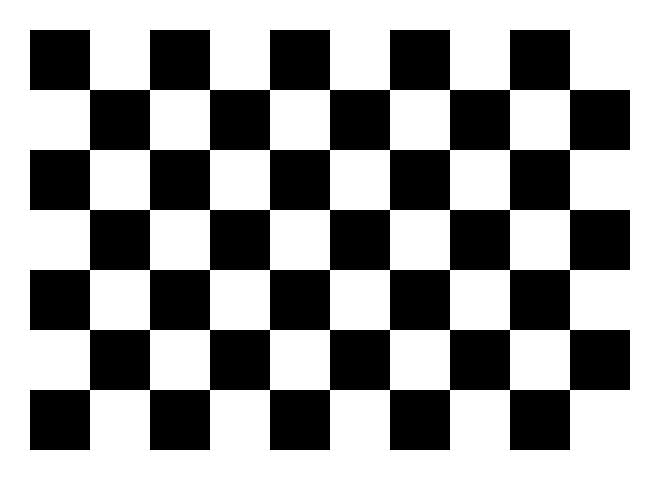
#> input picture scripts/tezgah/satranc_9x6.png, 1320 x 960 px, given in place of x-raw,format=BGR ! appsink drop=true max-buffers=1, which was not available (shown at 1/2 size)
$ python odak_onizleme.py   (older library calls are emulated)
#> lines starting #> are read from the running program, lines starting #| are printed output that depends on the picture; after the words box and inside, x2 and y2 are one past the last pixel; in counts of white or black regions, pixels touching at a corner belong together; pictures that were not available may be replaced by others from this repository, and a replacement may not be noted
### codes/kare_keskinligi.py
"""Kare keskinligi (odak) olcusu — ONARIM-04 (2026-09-17).

NEDEN: Jetson'da IMX477 + 6 mm lensle canli kararlarin TAMAMI MASKE_YOK idi.
Kontrollu deney (ONARIM/ONARIM-04_canli_maske_yok.md): bilinen iyi 36 DJI karesine
Gauss bulanikligi verilince model zemini kaybediyor ve kareyi ENGEL sayiyor
(sigma 0: 32/36 karede zemin · sigma 5: 5/36 · sigma 10: 0/36, engel ~%96). Canli
IMX477 karelerinin bu olcusu 1,5 ve 2,3 = sigma~10 bolgesi. Yani odak kaymasi
algiyi TAMAMEN kapatir ve bunu ekrandan gozle ayirt etmek zor.

OLCU: gri kare uzun kenari 640 px'e INTER_AREA ile kucultulur, Laplacian varyansi.
Cozunurlukten bagimsiz karsilastirma icin sabit 640 (model girdisiyle ayni olcek).

BANTLAR (ON KAYIT, 2026-09-17 deneyi — DJI 36 + WhatsApp 67 kare, medyanlar):
  sigma0 3369 / 1373 · sigma1 582 / 353 · sigma2 67 / 66 · sigma3 16 / 20 · sigma5 3,7 / 5,4
  NET      >= 100   (sigma <= ~1,5; zemin korunuyor)
  SUPHELI  20..100  (sigma ~2..3; DJI sigma2'de 23/36 karede zemin kaldi)
  BULANIK  < 20     (sigma >= ~3; sigma5'te 5/36, sigma10'da 0/36)
Esikler sahne dokusuna baglidir (duz beton/cim daha dusuk verir) — mutlak kapi
DEGIL, odak ayari ve teshis gostergesidir. Karar yolunu ETKILEMEZ.
"""

import cv2
import numpy as np

KESKINLIK_OLCEK_PX = 640
KESKINLIK_NET_ESIK = 100.0
KESKINLIK_BULANIK_ESIK = 20.0

KESKIN_NET = "NET"
KESKIN_SUPHELI = "SUPHELI"
KESKIN_BULANIK = "BULANIK"


def kare_keskinligi(bgr):
    """BGR ya da gri kare -> Laplacian varyansi (uzun kenar 640 px'e olceklenmis)."""
    if bgr is None or getattr(bgr, "size", 0) == 0:
        raise ValueError("bos kare")
    gri = bgr if bgr.ndim == 2 else cv2.cvtColor(bgr, cv2.COLOR_BGR2GRAY)
    uzun = max(gri.shape[:2])
    if uzun != KESKINLIK_OLCEK_PX:
        s = KESKINLIK_OLCEK_PX / float(uzun)
        boyut = (max(1, round(gri.shape[1] * s)), max(1, round(gri.shape[0] * s)))
        gri = cv2.resize(gri, boyut, interpolation=cv2.INTER_AREA)
    return float(cv2.Laplacian(gri, cv2.CV_64F).var())


def keskinlik_bandi(deger):
    if not np.isfinite(deger):
        raise ValueError("keskinlik sonlu olmali")
    if deger >= KESKINLIK_NET_ESIK:
        return KESKIN_NET
    if deger >= KESKINLIK_BULANIK_ESIK:
        return KESKIN_SUPHELI
    return KESKIN_BULANIK

### scripts/tezgah/odak_onizleme.py
"""TEZGAH: Jetson monitorunde canli CSI onizleme + keskinlik + orta kare mesafe TAHMINI (ONARIM-04/05).

Uretim kodu DEGIL. Lens odagi ve 20-30 m gorus testi icin.

MESAFE — ONEMLI SINIR: tek kamera mesafeyi OLCEMEZ. Burada gosterilen deger
  mesafe ≈ fx · W / w_px   (pinhole; fx = (genislik/2) / tan(FOV/2))
TAHMINDIR ve iki BEYANA dayanir: (1) yatay FOV (varsayilan 63°, FDR B3 "55–63°",
OLCULMEDI), (2) orta karedeki nesnenin GERCEK genisligi W (+/- tuslariyla girilir).
Nesnenin piksel genisligi w_px orta karenin icinde, merkeze dokunan en buyuk kenar
konturundan otomatik bulunur — arka plan karmasiksa yanlis olabilir; ekranda cizilen
yesil kutuya bak. Ayrica orta karenin 10/20/30 m'de kac metreyi kapladigi gosterilir.

KAYIT: her ~1 s bir JSONL satiri + her 15 s bir kare (jpg):
  ~/navitas/results/jetson_log/odak_testi/<tarih>_<boot8>/  (kosum.jsonl, kare_*.jpg)
  s tusu: o anki kareyi hemen kaydeder.

Kullanim (SSH'tan, Jetson masaustu oturumuna):
  DISPLAY=:1 XAUTHORITY=/run/user/1000/gdm/Xauthority /usr/bin/python3 scripts/tezgah/odak_onizleme.py
Tuslar: + / - nesne genisligi (0,1 m) · [ / ] kare genisligi 10 px · { / } 50 px ·
        , / . mesafe beyani 1 m · < / > 5 m · r en iyi sifirla · s kare kaydet · q/Esc cik

OLCUM YORDAMI (17 Eyl kullanici geri bildirimi "tam dogru gostermiyor" sonrasi):
  Otomatik kutu karmasik sahnede rastgele kenara yapisir (merdiven korkulugu -> "7,8 m").
  Guvenilir yol: hedef (genisligi bilinen: A3 kagit 0,42 m, 1 m tahta...) SERIT METREYLE
  olculmus mesafeye konur; `, .` ile mesafe, `+ -` ile genislik girilir; `[ ] { }` ile SARI
  KARE hedefin genisligine esitlenir. Ekran o zaman OLCULEN FOV'u verir (madde 5) ve
  o mesafede 1 px'in kac cm oldugunu gosterir. Otomatik tahmin ayrica "GUVENILMEZ" yazilir.
"""
import argparse
import json
import math
import sys
import time
from pathlib import Path

import cv2
import numpy as np

sys.path.insert(0, str(Path(__file__).resolve().parents[2] / "codes"))
from kare_keskinligi import (KESKIN_BULANIK, KESKIN_NET, kare_keskinligi,  # noqa: E402
                             keskinlik_bandi)

RENK = {KESKIN_NET: (0, 200, 0), KESKIN_BULANIK: (0, 0, 255)}


def boru_hatti(sensor, gen, yuk, fps):
    return (f"nvarguscamerasrc sensor-id={sensor} ! video/x-raw(memory:NVMM),width={gen},"
            f"height={yuk},framerate={fps}/1 ! nvvidconv ! video/x-raw,format=BGRx ! "
            "videoconvert ! video/x-raw,format=BGR ! appsink drop=true max-buffers=1")


def odak_px(genislik_px, fov_derece):
    return (genislik_px / 2.0) / math.tan(math.radians(fov_derece) / 2.0)


def roi_nesne_genisligi(roi):
    """Orta karede merkeze dokunan/en yakin buyuk kenar konturunun (x,y,w,h) kutusu ya da None."""
    gri = cv2.cvtColor(roi, cv2.COLOR_BGR2GRAY)
    gri = cv2.GaussianBlur(gri, (5, 5), 0)
    kenar = cv2.Canny(gri, 40, 120)
    kenar = cv2.dilate(kenar, np.ones((5, 5), np.uint8), iterations=2)
    konturlar, _ = cv2.findContours(kenar, cv2.RETR_EXTERNAL, cv2.CHAIN_APPROX_SIMPLE)
    if not konturlar:
        return None
    h, w = gri.shape
    merkez = (w / 2.0, h / 2.0)
    en_iyi, en_iyi_puan = None, None
    for k in konturlar:
        x, y, kw, kh = cv2.boundingRect(k)
        # sol ve sag kenara birden degen kutu: nesne kareden genis -> genislik OLCULEMEZ
        if kw < 8 or kh < 8 or (x <= 1 and x + kw >= w - 1):
            continue
        icinde = x <= merkez[0] <= x + kw and y <= merkez[1] <= y + kh
        uzak = math.hypot(x + kw / 2 - merkez[0], y + kh / 2 - merkez[1])
        puan = (0 if icinde else 1, uzak, -kw * kh)
        if en_iyi_puan is None or puan < en_iyi_puan:
            en_iyi, en_iyi_puan = (x, y, kw, kh), puan
    return en_iyi


def main():
    ap = argparse.ArgumentParser()
    ap.add_argument("--sensor", type=int, default=0)
    ap.add_argument("--genislik", type=int, default=1920)
    ap.add_argument("--yukseklik", type=int, default=1080)
    ap.add_argument("--fps", type=int, default=30)
    ap.add_argument("--fov", type=float, default=63.0, help="yatay FOV derece — BEYAN (olculmedi)")
    ap.add_argument("--nesne-m", type=float, default=1.0, help="orta karedeki nesnenin gercek genisligi m")
    ap.add_argument("--kare-oran", type=float, default=0.12, help="orta kare kenari / kare genisligi")
    ap.add_argument("--pencere-genislik", type=int, default=1600)
    ap.add_argument("--kayit-dizin", type=Path,
                    default=Path.home() / "navitas" / "results" / "jetson_log" / "odak_testi")
    a = ap.parse_args()

    try:
        boot = Path("/proc/sys/kernel/random/boot_id").read_text().strip().replace("-", "")[:8]
    except OSError:
        boot = "bootyok"
    kayit = a.kayit_dizin / f"{time.strftime('%Y%m%d_%H%M%S')}_{boot}"
    kayit.mkdir(parents=True, exist_ok=True)
    jsonl = (kayit / "kosum.jsonl").open("a", encoding="utf-8")

    cap = cv2.VideoCapture(boru_hatti(a.sensor, a.genislik, a.yukseklik, a.fps), cv2.CAP_GSTREAMER)
    if not cap.isOpened():
        print("KAMERA ACILAMADI (nvargus). Kopru/baska surec kamerayi tutuyor olabilir.")
        return 2
    en_iyi = en_iyi_roi = 0.0
    nesne_m, kare_oran = a.nesne_m, a.kare_oran
    kenar_px = None          # None: kare_oran'dan; tuslarla px cinsinden elle ayarlanir
    mesafe_beyan = None      # serit metreyle olculen mesafe (m), `, .` ile
    son_satir = son_jpg = 0.0
    cv2.namedWindow("NAVITAS odak", cv2.WINDOW_NORMAL)
    print(f"kayit: {kayit}", flush=True)
    try:
        while True:
            ok, kare = cap.read()
#> kare is the input picture: shape (960, 1320, 3); 60.2% white; 1 black region, box (x1, y1, x2, y2) and area: (60, 60, 1260, 900) 504000
            if not ok or kare is None:
                continue
            H, W = kare.shape[:2]
#> H = 960; W = 1320
            fx = odak_px(W, a.fov)
#> fx = 1077
            d = kare_keskinligi(kare)
#> in kare_keskinligi, `gri = cv2.resize(gri, boyut, interpolation=cv2.INTER_AREA)`:
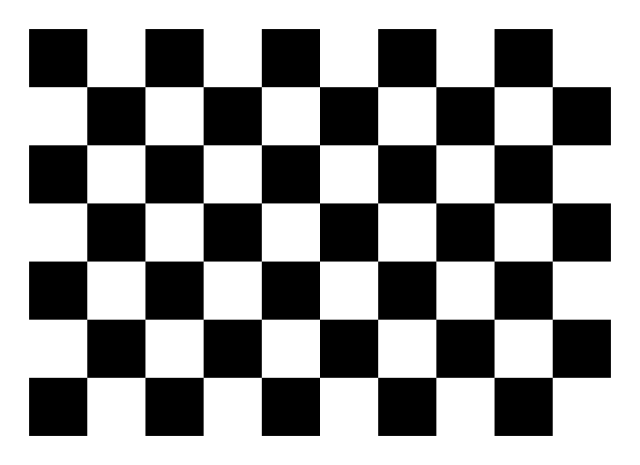
#> gri: shape (465, 640); min 0, max 255, mean 153.6
#> d = 1675
            en_iyi = max(en_iyi, d)
#> en_iyi = 1675
            if kenar_px is None:
                kenar_px = max(40, int(W * kare_oran))
#> kenar_px = 158
            kenar = kenar_px
#> kenar = 158
            x0, y0 = W // 2 - kenar // 2, H // 2 - kenar // 2
#> x0 = 581; y0 = 401
            roi = kare[y0:y0 + kenar, x0:x0 + kenar]
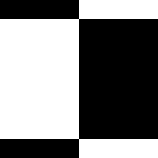
#> roi: shape (158, 158, 3); 50% white; 1 white region, box (x1, y1, x2, y2) and area: (0, 0, 158, 158) 12482
            d_roi = kare_keskinligi(roi)
#> d_roi = 565.9
            en_iyi_roi = max(en_iyi_roi, d_roi)
#> en_iyi_roi = 565.9
            kutu = roi_nesne_genisligi(roi)
#> in roi_nesne_genisligi, `gri = cv2.GaussianBlur(gri, (5, 5), 0)`:
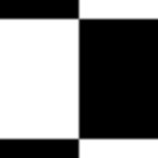
#> gri: shape (158, 158); min 0, max 255, mean 127.5
#> in roi_nesne_genisligi, `kenar = cv2.Canny(gri, 40, 120)`:
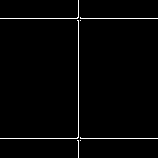
#> kenar: shape (158, 158); 1.9% white in thin lines or dots
#> in roi_nesne_genisligi, `kenar = cv2.dilate(kenar, np.ones((5, 5), np.uint8), iterations=2)`:
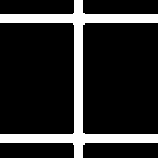
#> kenar: shape (158, 158); 16.5% white; 1 white region
#> in roi_nesne_genisligi, `konturlar, _ = cv2.findContours(kenar, cv2.RETR_EXTERNAL, cv2.CHAIN_AP..`: konturlar = 1 contour; box (x1, y1, x2, y2) and area: (0, 0, 158, 158) 3666
#> the loop in roi_nesne_genisligi, `for k in konturlar:` made 1 pass
            mesafe = (fx * nesne_m / kutu[2]) if kutu else None
            kapsam = {m: kenar * m / fx for m in (10, 20, 30)}
#> kapsam = {10: 1.47, 20: 2.93, 30: 4.4}

            s = a.pencere_genislik / W
#> s = 1.21
            goster = cv2.resize(kare, (a.pencere_genislik, round(H * s)))
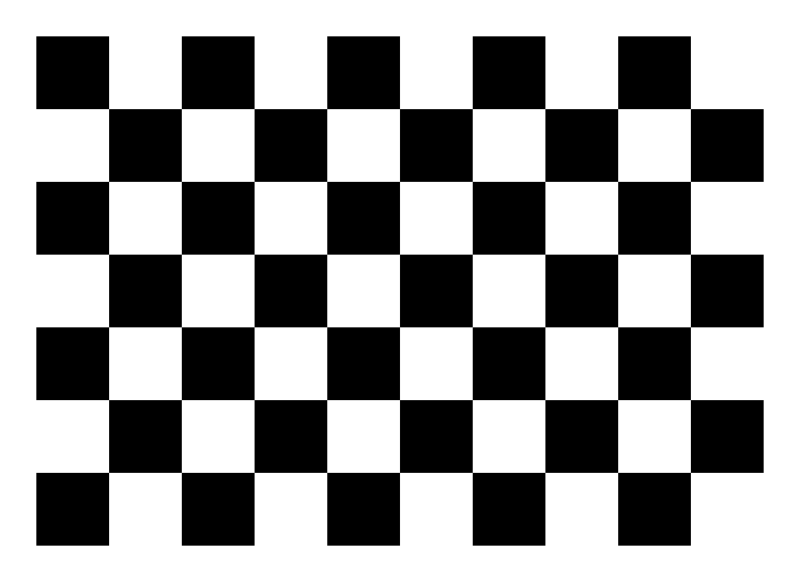
#> goster: shape (1164, 1600, 3) (shown at 1/2 size); min 0, max 255, mean 153.6
            gh, gw = goster.shape[:2]
#> gh = 1164
            gx0, gy0, gk = round(x0 * s), round(y0 * s), round(kenar * s)
            cv2.rectangle(goster, (gx0, gy0), (gx0 + gk, gy0 + gk), (0, 255, 255), 2)
            if kutu:
                bx, by, bw, bh = kutu
                cv2.rectangle(goster, (gx0 + round(bx * s), gy0 + round(by * s)),
                              (gx0 + round((bx + bw) * s), gy0 + round((by + bh) * s)), (0, 255, 0), 2)
            cv2.rectangle(goster, (0, 0), (gw, 200), (0, 0, 0), -1)
            bant = keskinlik_bandi(d)
#> bant = 'NET'
            cv2.putText(goster, f"KESKINLIK {d:7.1f} {bant}  (en iyi {en_iyi:.0f})", (15, 48),
                        cv2.FONT_HERSHEY_SIMPLEX, 1.4, RENK.get(bant, (0, 200, 255)), 3)
            bant_roi = keskinlik_bandi(d_roi)
#> bant_roi = 'NET'
            cv2.putText(goster, f"ORTA KARE keskinlik {d_roi:7.1f} {bant_roi}  (en iyi {en_iyi_roi:.0f})",
                        (15, 92), cv2.FONT_HERSHEY_SIMPLEX, 1.0, RENK.get(bant_roi, (0, 200, 255)), 2)
            if mesafe_beyan is not None:
                fx_olc = kenar * mesafe_beyan / nesne_m
                fov_olc = math.degrees(2 * math.atan((W / 2.0) / fx_olc))
                mtxt = (f"OLCUM: {mesafe_beyan:.0f} m'de {nesne_m:.2f} m = kare {kenar} px -> FOV {fov_olc:.1f} deg"
                        f", 1px={100 * mesafe_beyan / fx_olc:.1f}cm")
            elif mesafe is not None:
                mtxt = (f"otomatik tahmin (GUVENILMEZ) ~{mesafe:4.1f} m | olcum icin , . mesafe gir"
                        f" + kareyi hedefe esitle")
            else:
                mtxt = f"MESAFE: , . ile serit metre mesafesi gir; [ ] {{ }} ile kareyi hedefe esitle"
            cv2.putText(goster, mtxt, (15, 136), cv2.FONT_HERSHEY_SIMPLEX, 1.0, (255, 255, 0), 2)
            cv2.putText(goster, f"orta kare {kenar}px kapsar: 10m={kapsam[10]:.2f}m 20m={kapsam[20]:.2f}m "
                        f"30m={kapsam[30]:.2f}m | nesne {nesne_m:.2f}m | FOV{a.fov:.0f} beyan",
                        (15, 180), cv2.FONT_HERSHEY_SIMPLEX, 0.8, (255, 255, 255), 2)
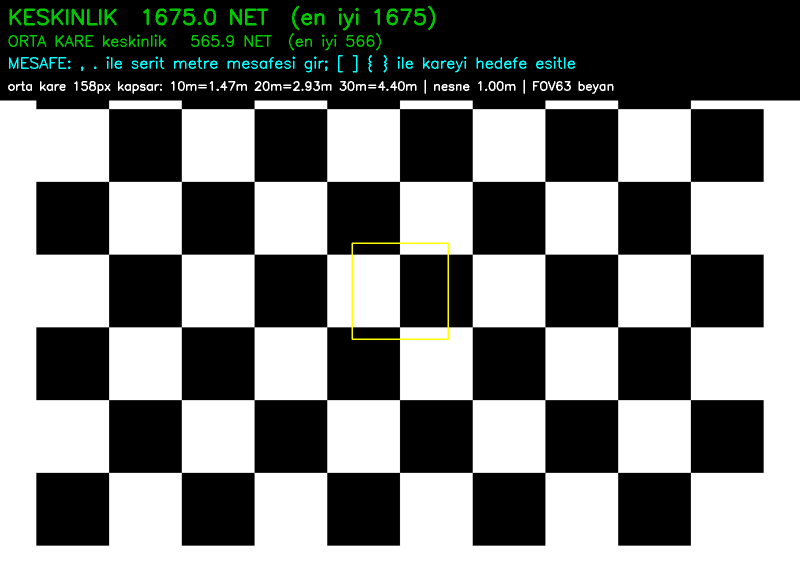
#> goster: shape (1164, 1600, 3) (shown at 1/2 size); mean B, G, R 124.1, 125.9, 123.5
            cv2.imshow("NAVITAS odak", goster)

            simdi = time.time()
            if simdi - son_satir >= 1.0:
                son_satir = simdi
                jsonl.write(json.dumps({
                    "ts": time.strftime("%Y-%m-%dT%H:%M:%S%z"), "monotonic_s": round(time.monotonic(), 3),
                    "keskinlik": round(d, 1), "roi_keskinlik": round(d_roi, 1),
                    "roi_px": kenar, "nesne_kutu_px": list(kutu) if kutu else None,
                    "nesne_m_beyan": nesne_m, "fov_beyan": a.fov, "fx_px": round(fx, 1),
                    "mesafe_tahmini_m": round(mesafe, 2) if mesafe else None,
                    "mesafe_beyan_m": mesafe_beyan, "kare_kenar_px": kenar,
                    "fov_olculen": (round(math.degrees(2 * math.atan((W / 2.0) / (kenar * mesafe_beyan / nesne_m))), 2)
                                    if mesafe_beyan else None),
                    "kare_hw": [H, W]}) + "\n")
                jsonl.flush()
            tus = cv2.waitKey(1) & 0xFF
#> (key q is pressed here)
            kaydet = tus == ord("s") or simdi - son_jpg >= 15.0
            if kaydet:
                son_jpg = simdi
                cv2.imwrite(str(kayit / f"kare_{time.strftime('%H%M%S')}.jpg"), kare,
                            [cv2.IMWRITE_JPEG_QUALITY, 90])
            if tus in (ord("q"), 27):
                break
            if tus == ord("r"):
                en_iyi = en_iyi_roi = 0.0
            elif tus in (ord("+"), ord("=")):
                nesne_m = round(nesne_m + 0.1, 2)
            elif tus == ord("-"):
                nesne_m = max(0.1, round(nesne_m - 0.1, 2))
            elif tus in (ord("]"), ord("}"), ord("["), ord("{")):
                adim = {ord("]"): 10, ord("}"): 50, ord("["): -10, ord("{"): -50}[tus]
                kenar_px = int(min(H - 4, max(10, kenar_px + adim)))
            elif tus in (ord("."), ord(","), ord(">"), ord("<")):
                adim = {ord("."): 1, ord(","): -1, ord(">"): 5, ord("<"): -5}[tus]
                mesafe_beyan = max(1.0, (mesafe_beyan or 0.0) + adim) if (mesafe_beyan or adim > 0) else None
    except KeyboardInterrupt:
        pass
    finally:
        cap.release()
        jsonl.close()
        cv2.destroyAllWindows()
    print(f"son en iyi keskinlik: {en_iyi:.1f} · orta kare: {en_iyi_roi:.1f} · kayit {kayit}")
#> (printed output is left out)
    return 0


if __name__ == "__main__":
    sys.exit(main())
#> (the program exits here)
